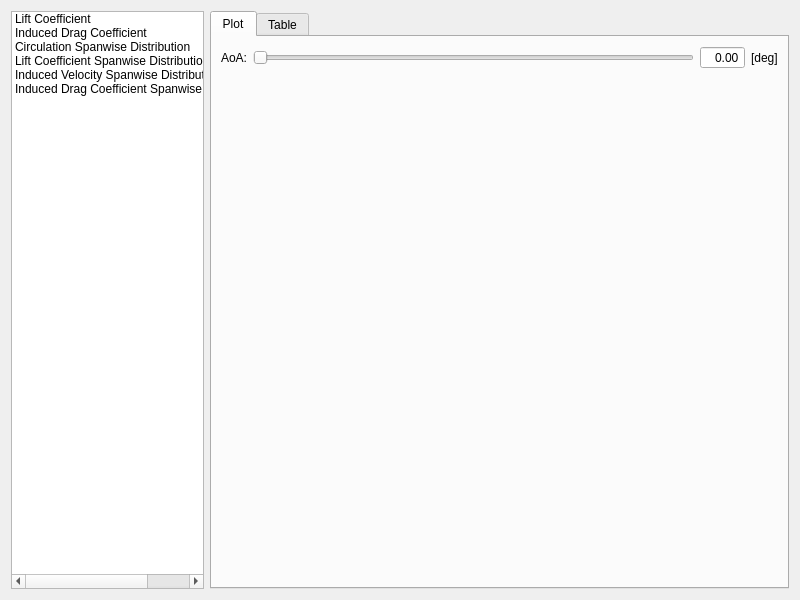
<?xml version="1.0" encoding="UTF-8"?>
<ui version="4.0">
 <class>DialogResults</class>
 <widget class="QDialog" name="DialogResults">
  <property name="geometry">
   <rect>
    <x>0</x>
    <y>0</y>
    <width>800</width>
    <height>600</height>
   </rect>
  </property>
  <property name="windowTitle">
   <string>Results</string>
  </property>
  <layout class="QGridLayout" name="gridLayout">
   <item row="0" column="1">
    <widget class="QTabWidget" name="tabWidget">
     <property name="sizePolicy">
      <sizepolicy hsizetype="Expanding" vsizetype="Expanding">
       <horstretch>3</horstretch>
       <verstretch>0</verstretch>
      </sizepolicy>
     </property>
     <property name="currentIndex">
      <number>0</number>
     </property>
     <widget class="QWidget" name="tabPlot">
      <attribute name="title">
       <string>Plot</string>
      </attribute>
      <layout class="QGridLayout" name="gridLayout_2">
       <item row="0" column="0">
        <widget class="QLabel" name="labelAoA">
         <property name="text">
          <string>AoA:</string>
         </property>
         <property name="alignment">
          <set>Qt::AlignRight|Qt::AlignTrailing|Qt::AlignVCenter</set>
         </property>
        </widget>
       </item>
       <item row="0" column="1">
        <widget class="QSlider" name="sliderAoA">
         <property name="orientation">
          <enum>Qt::Horizontal</enum>
         </property>
        </widget>
       </item>
       <item row="0" column="2">
        <widget class="QDoubleSpinBox" name="spinBoxAoA">
         <property name="alignment">
          <set>Qt::AlignRight|Qt::AlignTrailing|Qt::AlignVCenter</set>
         </property>
         <property name="readOnly">
          <bool>true</bool>
         </property>
         <property name="buttonSymbols">
          <enum>QAbstractSpinBox::NoButtons</enum>
         </property>
         <property name="minimum">
          <double>-90.000000000000000</double>
         </property>
         <property name="maximum">
          <double>90.000000000000000</double>
         </property>
        </widget>
       </item>
       <item row="0" column="3">
        <widget class="QLabel" name="labelUnitAoA">
         <property name="text">
          <string>[deg]</string>
         </property>
        </widget>
       </item>
       <item row="1" column="0" colspan="4">
        <widget class="QwtPlot" name="plotResults"/>
       </item>
      </layout>
     </widget>
     <widget class="QWidget" name="tabTable">
      <attribute name="title">
       <string>Table</string>
      </attribute>
      <layout class="QGridLayout" name="gridLayout_3">
       <item row="0" column="0">
        <widget class="QTextBrowser" name="textResults">
         <property name="lineWrapMode">
          <enum>QTextEdit::NoWrap</enum>
         </property>
        </widget>
       </item>
      </layout>
     </widget>
    </widget>
   </item>
   <item row="0" column="0">
    <widget class="QListWidget" name="listWidget">
     <property name="sizePolicy">
      <sizepolicy hsizetype="Expanding" vsizetype="Expanding">
       <horstretch>1</horstretch>
       <verstretch>0</verstretch>
      </sizepolicy>
     </property>
     <item>
      <property name="text">
       <string>Lift Coefficient</string>
      </property>
     </item>
     <item>
      <property name="text">
       <string>Induced Drag Coefficient</string>
      </property>
     </item>
     <item>
      <property name="text">
       <string>Circulation Spanwise Distribution</string>
      </property>
     </item>
     <item>
      <property name="text">
       <string>Lift Coefficient Spanwise Distribution</string>
      </property>
     </item>
     <item>
      <property name="text">
       <string>Induced Velocity Spanwise Distribution</string>
      </property>
     </item>
     <item>
      <property name="text">
       <string>Induced Drag Coefficient Spanwise Distribution</string>
      </property>
     </item>
    </widget>
   </item>
  </layout>
 </widget>
 <customwidgets>
  <customwidget>
   <class>QwtPlot</class>
   <extends>QFrame</extends>
   <header>qwt_plot.h</header>
  </customwidget>
 </customwidgets>
 <resources/>
 <connections/>
</ui>
